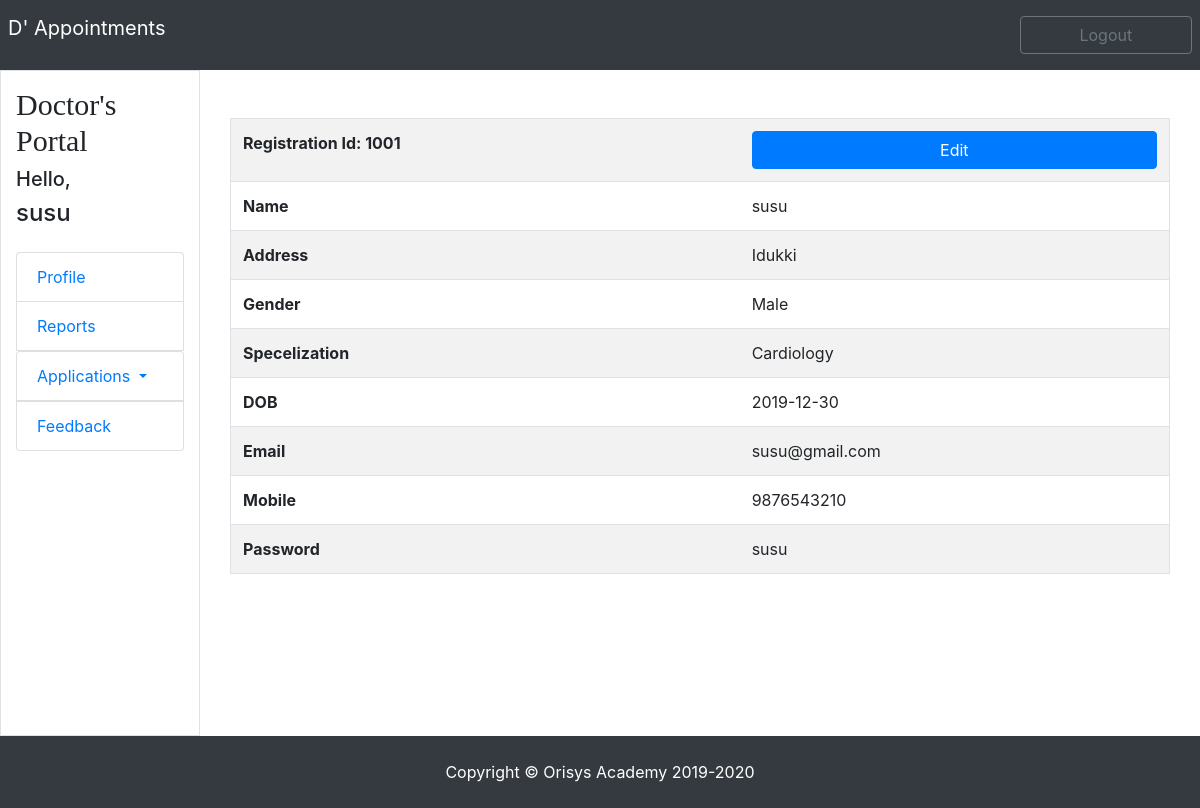
The page /appointment/doctor_profile.php (signed in) on the database its author committed.
### tables this page shows
CREATE TABLE `doctors` (
  `did` int(11) NOT NULL,
  `d_regid` varchar(50) NOT NULL,
  `dname` varchar(50) NOT NULL,
  `daddress` varchar(500) NOT NULL,
  `dgender` varchar(10) NOT NULL,
  `dspecs` varchar(50) NOT NULL,
  `ddob` date NOT NULL,
  `demail` varchar(50) NOT NULL,
  `dmobile` bigint(20) NOT NULL,
  `dpassword` varchar(50) NOT NULL,
  `dstatus` varchar(10) NOT NULL DEFAULT 'pending'
);

### appointment/doctor_profile.php (the view)
<?php
include('doctor_header.php');
?>
<section >
						<?php
							include('php_connection.php');
							$var = $_SESSION['email'];
							$sql = "select * from doctors where demail='".$var."'";
							$result = mysqli_query($conn,$sql);
							if($row = mysqli_fetch_assoc($result))
							{
						?>
					<div class="col-md-12 mt-5">
						<table class="border table table-striped bg-table">
							<tr>
							<th>Registration Id: <?php echo $row['d_regid']; ?></th>
							<th class="text-right"><a href="doctor_profile_edit.php"><button   class="btn btn-primary text-white px-4">Edit<i class="fas  fa-edit"></i></button></a>
							</th>
							</tr>
							<tr>
							<td class="font-weight-bolder">Name</td>
							<td><?php echo $_SESSION['name'] = $row['dname']; ?></td>
							</tr>
							<tr>
							<td class="font-weight-bolder">Address</td>
							<td><?php echo $row['daddress']; ?></td>
							</tr>
							<tr>
							<td class="font-weight-bolder">Gender</td>
							<td><?php echo $row['dgender']; ?></td>
							</tr>
							<tr>
							<td class="font-weight-bolder">Specelization</td>
							<td><?php echo $row['dspecs']; ?></td>
							</tr>
							<tr>
							<td class="font-weight-bolder">DOB</td>
							<td><?php echo $row['ddob']; ?></td>
							</tr>
							<tr>
							<td class="font-weight-bolder">Email</td>
							<td><?php echo $row['demail']; ?></td>
							</tr>
							<tr>
							<td class="font-weight-bolder">Mobile</td>
							<td><?php echo $row['dmobile']; ?></td>
							</tr>
							<tr>
							<td class="font-weight-bolder">Password</td>
							<td><?php echo $row['dpassword']; ?></td>
							</tr>
						</table>
						<?php
						}
						?>
					</div>
				</div>
			</section>
	 <?php
	  include('doctor_footer.php'); ?>

### appointment/doctor_header.php (shortened to what this page needs)
<!DOCTYPE html>
<html lang="en">
<head>
   <link href="css/bootstrap.min.css" rel="stylesheet">
  <link href="css/style.css" rel="stylesheet">
</head>
<body>
<section class="navbar-nav navbar-dark bg-dark">
            <div class="container-fluid p-2">
                <div class="row">
                    <div class="col-10">
                        <a class="navbar-brand" href="doctor_home.php">D' Appointments</a>
                    </div>
                    <div class="col-2 align-items-right">
                    <a href="php_logout.php"><button class="btn btn-outline-secondary my-2" type="submit">Logout</button></a>
                    </div>
                </div>
            </div>
        </section>
<section class="">
            <div class="container-fluid ">
                <div class="row ">
                    <div class="col-2 border align-items-right">
                        <div class="mt-3 mb">
                        <h5 class="fontcol">Doctor's Portal</h5>
                        <h5>Hello,</h5><h4><?php
                        include('php_connection.php');
                        $var = $_SESSION['email'];
                        $sql = "select * from doctors where demail='".$var."'";
                        $result = mysqli_query($conn,$sql);
                        if($row = mysqli_fetch_assoc($result))
                        {
                        echo $_SESSION['dname'] = $row['dname'];
                        }
                        ?>
                        </h4>
                            <ul class="list-group">
                                <li class="list-group-item mt-3"><a href="doctor_profile.php">Profile</a></li>
                                <li class="list-group-item"><a href="doctor_patient_report.php">Reports</a></li>
                                <li class="list-group nav-item dropdown">
                                    <a class="list-group-item nav-link dropdown-toggle" href="admin_new_application.php" id="" role="" data-toggle="dropdown" aria-haspopup="true" aria-expanded="false">
                                        Applications
                                    </a>
                                </li>
                                <li class="list-group-item mb-5"><a href="">Feedback</a>
                                  </li>
                            </ul>
                        </div>
                    </div>
                    <div class="col-10">

### appointment/css/style.css (style rules this page uses)
.form-style input,button { width: 100%; }
.fontcol { font-family:fantasy; font-size: 30px; }
.bg-table { width:100%; }
.mb { margin-bottom: 236px;; }

### rows shown on the page
doctors: dname "susu", d_regid "1001", daddress "Idukki", dgender "Male", dspecs "Cardiology", ddob "2019-12-30", demail "susu@gmail.com", dmobile "9876543210", dpassword "susu"
